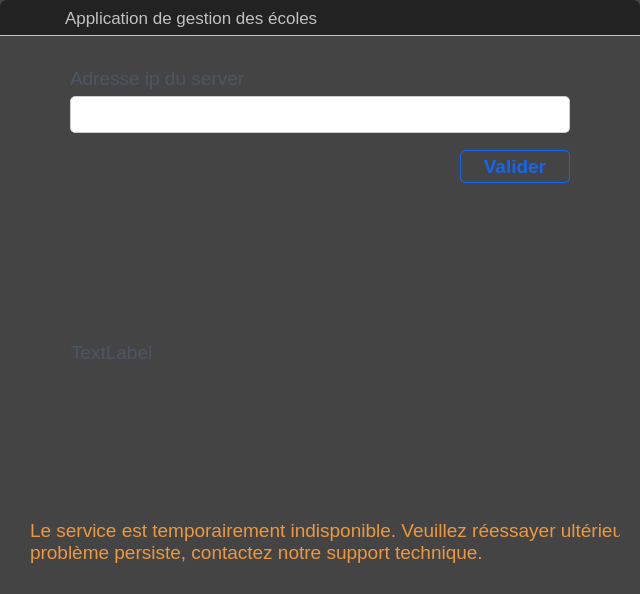
<?xml version="1.0" encoding="UTF-8"?>
<ui version="4.0">
 <class>Dialog</class>
 <widget class="QDialog" name="Dialog">
  <property name="geometry">
   <rect>
    <x>0</x>
    <y>0</y>
    <width>640</width>
    <height>594</height>
   </rect>
  </property>
  <property name="windowTitle">
   <string>Dialog</string>
  </property>
  <property name="styleSheet">
   <string notr="true">QDialog{background: transparent}
#Dialog{background: transparent}
#widget{background: #444}

QWidget,QFrame, #frame,frame{
background: transparent;
}
#label_connect_4{color:#c1c1c1;font-size:13pt}


#label_75{
font-size:14pt;
color:#eb983f
}

QLabel{
font-size:14pt;
color:#4b5563
}
 
#show_frame_ip{color:#4b5563}
#show_frame_ip:hover{color:#228BE6}
#show_frame_ip:checked{color:red}


#header_connexion_error{
    border-top-left-radius: 7px;
    border-top-right-radius: 7px;
border-bottom:1px solid #c1c1c1;
background-color:#222
}



QLineEdit,
QComboBox,
QDateEdit {
    background: #fff
}

QComboBox QListView {
    font-size: 12px;
    padding: 4px;
    background-color: #fefefe;
}

QLineEdit,QComboBox {
    border: none;
    border-bottom: 2px solid #1266f1
}


#valider_id_server {
    border: 1px solid #1266f1;
    padding: 4px;
    border-radius: 5px;
    color: #1266f1;
    width: 50px
}

#btn_welcome_valider:hover {
    border: 1px solid #1266f1;
    background-color: #1266f1;
    padding: 4px;
    border-radius: 5px;
    color: #fff;
    width: 50px
}

#btn_welcome_fermer:hover {
    border: 1px solid #f74a4a;
    background-color: #f74a4a;
    padding: 4px;
    border-radius: 5px;
    color: #fff;
    width: 50px
}


/* Connexion Page*/
#connexion,
#header_connexion,
cours_prog {
    background-color: #fff;
border-bottom:1px solid #1f2837
}

#btn_connexion_valider,
#valider_prog,
#modifier_prog {
    border: 1px solid #1266f1;
    padding: 4px;
    border-radius: 5px;
    color: #1266f1;
    width: 50px
}


#valider_id_server:hover {
    border: 1px solid #1266f1;
    background-color: #1266f1;
    padding: 4px;
    border-radius: 5px;
    color: #fff;
    width: 50px
}


#label_57 {
    color: #951d32;
}


QComboBox,QLineEdit,QDateEdit {
                background-color: white;
                color: black;
                border: 1px solid #ccc;
                border-radius:5px;
                padding: 5px;
min-height:25px;
max-height:25px; 
            }
QCheckBox{
  background-color: white;
                color: black;
                border: 1px solid #aaa;
                border-radius:2px; 
}
            
            QComboBox:hover,QDateEdit:focus,QLineEdit:focus,QComboBox:focus,QCheckBox:focus {
                
                border: 1px solid #007bff;
            }
                                        
            QComboBox:disabled::drop-down, QDateEdit:disabled::drop-down{
                background: transparent;
            }

            
            QComboBox:disabled {
                background-color: #afafaf;  /* Gris clair */
                color: #f0f0f0;  /* Texte grisé */
                border: 1px solid #dcdcdc;
            }

</string>
  </property>
  <layout class="QVBoxLayout" name="verticalLayout">
   <property name="spacing">
    <number>0</number>
   </property>
   <property name="leftMargin">
    <number>0</number>
   </property>
   <property name="topMargin">
    <number>0</number>
   </property>
   <property name="rightMargin">
    <number>0</number>
   </property>
   <property name="bottomMargin">
    <number>0</number>
   </property>
   <item>
    <widget class="QWidget" name="widget" native="true">
     <layout class="QVBoxLayout" name="verticalLayout_2">
      <property name="spacing">
       <number>19</number>
      </property>
      <property name="leftMargin">
       <number>0</number>
      </property>
      <property name="topMargin">
       <number>0</number>
      </property>
      <property name="rightMargin">
       <number>0</number>
      </property>
      <property name="bottomMargin">
       <number>0</number>
      </property>
      <item>
       <widget class="QWidget" name="header_connexion_error" native="true">
        <layout class="QHBoxLayout" name="horizontalLayout_87">
         <property name="spacing">
          <number>0</number>
         </property>
         <property name="leftMargin">
          <number>0</number>
         </property>
         <property name="topMargin">
          <number>5</number>
         </property>
         <property name="rightMargin">
          <number>0</number>
         </property>
         <property name="bottomMargin">
          <number>5</number>
         </property>
         <item alignment="Qt::AlignHCenter">
          <widget class="QFrame" name="frame_222">
           <property name="maximumSize">
            <size>
             <width>16777215</width>
             <height>50</height>
            </size>
           </property>
           <property name="frameShape">
            <enum>QFrame::StyledPanel</enum>
           </property>
           <property name="frameShadow">
            <enum>QFrame::Raised</enum>
           </property>
           <layout class="QHBoxLayout" name="horizontalLayout_163">
            <property name="spacing">
             <number>0</number>
            </property>
            <property name="leftMargin">
             <number>9</number>
            </property>
            <property name="topMargin">
             <number>0</number>
            </property>
            <property name="rightMargin">
             <number>0</number>
            </property>
            <property name="bottomMargin">
             <number>0</number>
            </property>
            <item>
             <widget class="QFrame" name="frame_223">
              <property name="frameShape">
               <enum>QFrame::StyledPanel</enum>
              </property>
              <property name="frameShadow">
               <enum>QFrame::Raised</enum>
              </property>
              <layout class="QHBoxLayout" name="horizontalLayout_164">
               <property name="leftMargin">
                <number>0</number>
               </property>
               <property name="topMargin">
                <number>0</number>
               </property>
               <property name="rightMargin">
                <number>0</number>
               </property>
              </layout>
             </widget>
            </item>
            <item>
             <widget class="QFrame" name="frame_227">
              <property name="minimumSize">
               <size>
                <width>430</width>
                <height>0</height>
               </size>
              </property>
              <property name="frameShape">
               <enum>QFrame::StyledPanel</enum>
              </property>
              <property name="frameShadow">
               <enum>QFrame::Raised</enum>
              </property>
              <layout class="QHBoxLayout" name="horizontalLayout_165">
               <property name="leftMargin">
                <number>0</number>
               </property>
               <property name="topMargin">
                <number>0</number>
               </property>
               <property name="rightMargin">
                <number>0</number>
               </property>
               <property name="bottomMargin">
                <number>0</number>
               </property>
               <item>
                <widget class="QLabel" name="label_connect_4">
                 <property name="font">
                  <font>
                   <pointsize>13</pointsize>
                   <bold>false</bold>
                  </font>
                 </property>
                 <property name="text">
                  <string>Application de gestion des écoles</string>
                 </property>
                </widget>
               </item>
               <item>
                <widget class="QLabel" name="label_74">
                 <property name="text">
                  <string/>
                 </property>
                </widget>
               </item>
              </layout>
             </widget>
            </item>
            <item alignment="Qt::AlignRight|Qt::AlignVCenter">
             <widget class="QFrame" name="frame_228">
              <property name="frameShape">
               <enum>QFrame::StyledPanel</enum>
              </property>
              <property name="frameShadow">
               <enum>QFrame::Raised</enum>
              </property>
              <layout class="QHBoxLayout" name="horizontalLayout_166">
               <property name="spacing">
                <number>10</number>
               </property>
               <property name="leftMargin">
                <number>0</number>
               </property>
               <property name="topMargin">
                <number>0</number>
               </property>
               <property name="rightMargin">
                <number>0</number>
               </property>
               <property name="bottomMargin">
                <number>0</number>
               </property>
               <item>
                <widget class="QPushButton" name="min_error">
                 <property name="text">
                  <string/>
                 </property>
                 <property name="icon">
                  <iconset>
                   <normaloff>../../../../../../.designer/assets/icons/icons8-subtract-96.png</normaloff>../../../../../../.designer/assets/icons/icons8-subtract-96.png</iconset>
                 </property>
                 <property name="iconSize">
                  <size>
                   <width>20</width>
                   <height>20</height>
                  </size>
                 </property>
                 <property name="flat">
                  <bool>true</bool>
                 </property>
                </widget>
               </item>
               <item>
                <widget class="QPushButton" name="close_error">
                 <property name="text">
                  <string/>
                 </property>
                 <property name="icon">
                  <iconset>
                   <normaloff>../../../../../../.designer/assets/icons/icons8-close-48.png</normaloff>../../../../../../.designer/assets/icons/icons8-close-48.png</iconset>
                 </property>
                 <property name="iconSize">
                  <size>
                   <width>20</width>
                   <height>20</height>
                  </size>
                 </property>
                 <property name="flat">
                  <bool>true</bool>
                 </property>
                </widget>
               </item>
              </layout>
             </widget>
            </item>
           </layout>
          </widget>
         </item>
        </layout>
       </widget>
      </item>
      <item>
       <widget class="QFrame" name="frame_27">
        <property name="sizePolicy">
         <sizepolicy hsizetype="Preferred" vsizetype="Expanding">
          <horstretch>0</horstretch>
          <verstretch>0</verstretch>
         </sizepolicy>
        </property>
        <property name="frameShape">
         <enum>QFrame::StyledPanel</enum>
        </property>
        <property name="frameShadow">
         <enum>QFrame::Raised</enum>
        </property>
        <layout class="QVBoxLayout" name="verticalLayout_204">
         <property name="leftMargin">
          <number>9</number>
         </property>
         <property name="topMargin">
          <number>9</number>
         </property>
         <item alignment="Qt::AlignHCenter|Qt::AlignVCenter">
          <widget class="QFrame" name="frame_232">
           <property name="frameShape">
            <enum>QFrame::StyledPanel</enum>
           </property>
           <property name="frameShadow">
            <enum>QFrame::Raised</enum>
           </property>
           <layout class="QVBoxLayout" name="verticalLayout_207">
            <property name="spacing">
             <number>15</number>
            </property>
            <property name="leftMargin">
             <number>0</number>
            </property>
            <property name="topMargin">
             <number>0</number>
            </property>
            <property name="rightMargin">
             <number>0</number>
            </property>
            <property name="bottomMargin">
             <number>0</number>
            </property>
            <item>
             <widget class="QFrame" name="frame_233">
              <property name="frameShape">
               <enum>QFrame::StyledPanel</enum>
              </property>
              <property name="frameShadow">
               <enum>QFrame::Raised</enum>
              </property>
              <layout class="QVBoxLayout" name="verticalLayout_208">
               <property name="leftMargin">
                <number>0</number>
               </property>
               <property name="topMargin">
                <number>0</number>
               </property>
               <property name="rightMargin">
                <number>0</number>
               </property>
               <property name="bottomMargin">
                <number>0</number>
               </property>
               <item>
                <widget class="QLabel" name="label">
                 <property name="text">
                  <string>Adresse ip du server</string>
                 </property>
                </widget>
               </item>
               <item>
                <widget class="QLineEdit" name="server_ip">
                 <property name="minimumSize">
                  <size>
                   <width>500</width>
                   <height>37</height>
                  </size>
                 </property>
                 <property name="font">
                  <font>
                   <pointsize>13</pointsize>
                  </font>
                 </property>
                </widget>
               </item>
              </layout>
             </widget>
            </item>
            <item alignment="Qt::AlignRight">
             <widget class="QFrame" name="frame_234">
              <property name="frameShape">
               <enum>QFrame::StyledPanel</enum>
              </property>
              <property name="frameShadow">
               <enum>QFrame::Raised</enum>
              </property>
              <layout class="QVBoxLayout" name="verticalLayout_209">
               <property name="spacing">
                <number>0</number>
               </property>
               <property name="leftMargin">
                <number>0</number>
               </property>
               <property name="topMargin">
                <number>0</number>
               </property>
               <property name="rightMargin">
                <number>0</number>
               </property>
               <property name="bottomMargin">
                <number>0</number>
               </property>
               <item>
                <widget class="QPushButton" name="valider_id_server">
                 <property name="minimumSize">
                  <size>
                   <width>110</width>
                   <height>0</height>
                  </size>
                 </property>
                 <property name="font">
                  <font>
                   <pointsize>14</pointsize>
                   <bold>true</bold>
                  </font>
                 </property>
                 <property name="cursor">
                  <cursorShape>PointingHandCursor</cursorShape>
                 </property>
                 <property name="text">
                  <string>Valider</string>
                 </property>
                 <property name="flat">
                  <bool>true</bool>
                 </property>
                </widget>
               </item>
              </layout>
             </widget>
            </item>
           </layout>
          </widget>
         </item>
         <item alignment="Qt::AlignHCenter|Qt::AlignVCenter">
          <widget class="QFrame" name="frame_229">
           <property name="frameShape">
            <enum>QFrame::StyledPanel</enum>
           </property>
           <property name="frameShadow">
            <enum>QFrame::Raised</enum>
           </property>
           <layout class="QVBoxLayout" name="verticalLayout_205">
            <property name="spacing">
             <number>15</number>
            </property>
            <item alignment="Qt::AlignHCenter|Qt::AlignVCenter">
             <widget class="QFrame" name="frame_230">
              <property name="minimumSize">
               <size>
                <width>500</width>
                <height>300</height>
               </size>
              </property>
              <property name="maximumSize">
               <size>
                <width>500</width>
                <height>300</height>
               </size>
              </property>
              <property name="frameShape">
               <enum>QFrame::StyledPanel</enum>
              </property>
              <property name="frameShadow">
               <enum>QFrame::Raised</enum>
              </property>
              <layout class="QHBoxLayout" name="horizontalLayout_90">
               <property name="spacing">
                <number>0</number>
               </property>
               <property name="leftMargin">
                <number>0</number>
               </property>
               <property name="topMargin">
                <number>0</number>
               </property>
               <property name="rightMargin">
                <number>0</number>
               </property>
               <property name="bottomMargin">
                <number>0</number>
               </property>
               <item alignment="Qt::AlignHCenter|Qt::AlignVCenter">
                <widget class="QLabel" name="gif_animate">
                 <property name="minimumSize">
                  <size>
                   <width>500</width>
                   <height>300</height>
                  </size>
                 </property>
                 <property name="maximumSize">
                  <size>
                   <width>500</width>
                   <height>300</height>
                  </size>
                 </property>
                 <property name="text">
                  <string>TextLabel</string>
                 </property>
                 <property name="scaledContents">
                  <bool>true</bool>
                 </property>
                 <property name="wordWrap">
                  <bool>true</bool>
                 </property>
                </widget>
               </item>
              </layout>
             </widget>
            </item>
            <item>
             <widget class="QFrame" name="frame_231">
              <property name="minimumSize">
               <size>
                <width>600</width>
                <height>0</height>
               </size>
              </property>
              <property name="frameShape">
               <enum>QFrame::StyledPanel</enum>
              </property>
              <property name="frameShadow">
               <enum>QFrame::Raised</enum>
              </property>
              <layout class="QVBoxLayout" name="verticalLayout_206">
               <item>
                <widget class="QLabel" name="label_75">
                 <property name="minimumSize">
                  <size>
                   <width>700</width>
                   <height>0</height>
                  </size>
                 </property>
                 <property name="font">
                  <font>
                   <pointsize>14</pointsize>
                  </font>
                 </property>
                 <property name="text">
                  <string>Le service est temporairement indisponible. Veuillez réessayer ultérieurement. Si le problème persiste, contactez notre support technique.</string>
                 </property>
                 <property name="wordWrap">
                  <bool>true</bool>
                 </property>
                </widget>
               </item>
              </layout>
             </widget>
            </item>
           </layout>
          </widget>
         </item>
        </layout>
       </widget>
      </item>
     </layout>
    </widget>
   </item>
  </layout>
 </widget>
 <resources/>
 <connections/>
</ui>
